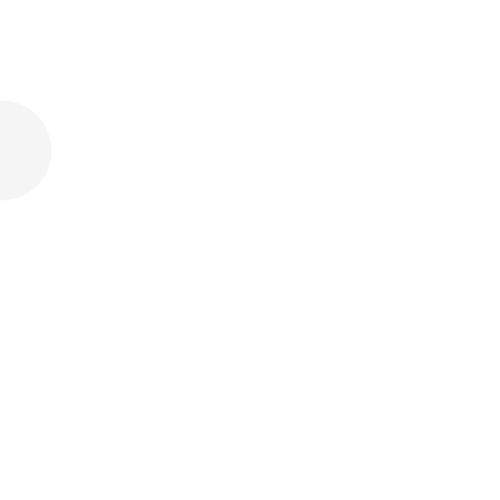
Frame 1 (no input)
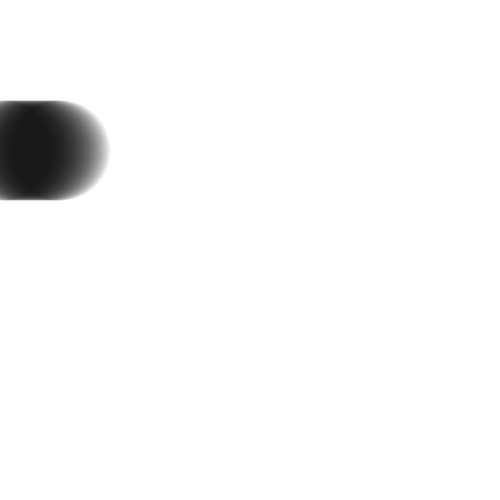
Frame 60 (the mouse pressed at the canvas centre just before this capture)
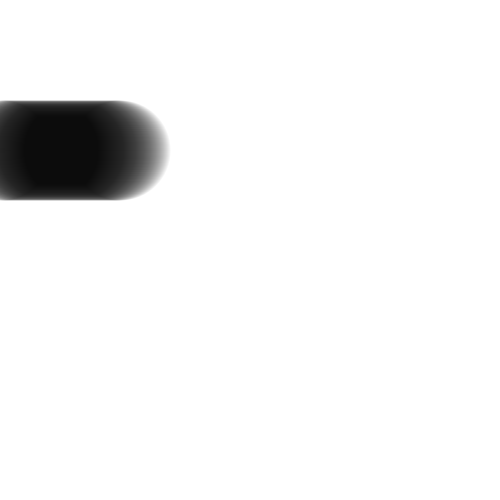
Frame 120 (the mouse held since frame 60 and released just before this capture)

The Processing sketch that drew these frames (run headless with seeded random() and noise(); from frame 60 on, the mouse is pressed at the canvas centre):

// Processing sketch: pierwszyRuch02CountWyscigi06
// ── pierwszyRuch02CountWyscigi06.pde
void setup()
{
  size(500, 500);
  strokeWeight(100);
  stroke(0, 10);
  background(255);
  frameRate(60);
}

void draw()
{
  point(frameCount, 150);
  point(frameCount-200, 350);
}
